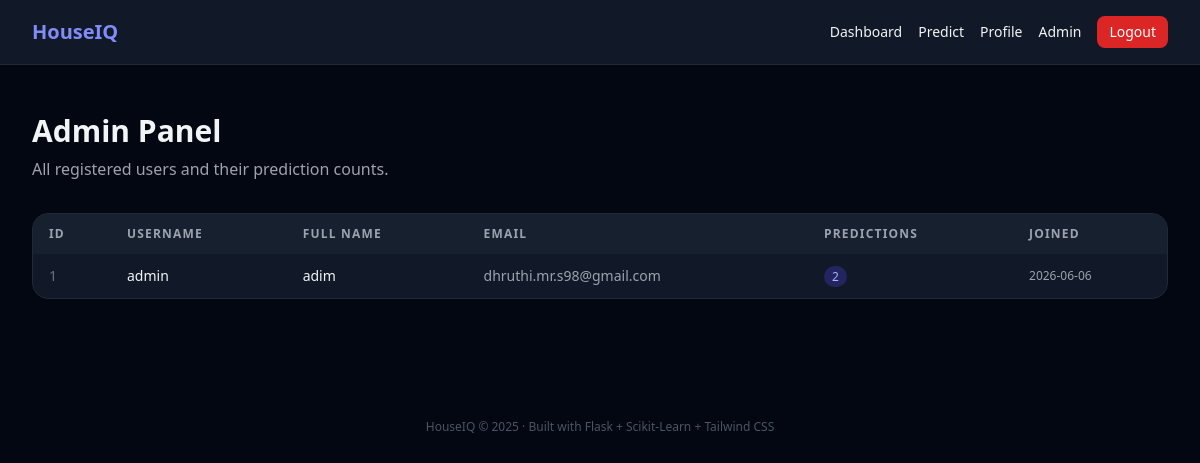
The page /admin (signed in) on the database its author committed.
### tables this page shows
CREATE TABLE users (
    id            INTEGER PRIMARY KEY AUTOINCREMENT,
    username      TEXT    NOT NULL UNIQUE,
    email         TEXT    NOT NULL UNIQUE,
    password_hash TEXT    NOT NULL,
    full_name     TEXT,
    created_at    DATETIME DEFAULT (datetime('now'))
);

### app.py (the view)
@app.route("/admin")
@admin_required
def admin():
    users = db().execute(
        "SELECT u.id, u.username, u.email, u.full_name, u.created_at, "
        "COUNT(p.id) as pred_count "
        "FROM users u LEFT JOIN predictions_history p ON p.user_id=u.id "
        "GROUP BY u.id ORDER BY u.created_at DESC"
    ).fetchall()
    return render_template("admin.html", users=users)

### app.py (called while the page is built)
def db():
    if "db" not in g:
        g.db = get_db()
    return g.db

def login_required(f):
    @wraps(f)
    def decorated(*args, **kwargs):
        if "user_id" not in session:
            flash("Please log in to continue.", "warning")
            return redirect(url_for("login"))
        return f(*args, **kwargs)
    return decorated

def admin_required(f):
    @wraps(f)
    def decorated(*args, **kwargs):
        if session.get("username") != "admin":
            flash("Admin access only.", "danger")
            return redirect(url_for("dashboard"))
        return f(*args, **kwargs)
    return login_required(decorated)

### database.py (called while the page is built)
def get_db():
    os.makedirs("instance", exist_ok=True)
    conn = sqlite3.connect(DB_PATH)
    conn.row_factory = sqlite3.Row
    conn.execute("PRAGMA foreign_keys = ON")
    return conn

### templates/admin.html (shortened to what this page needs)
{% extends "base.html" %}
{% block content %}
<h1 class="text-3xl font-bold mb-2">Admin Panel</h1>
<p class="text-gray-400 mb-8">All registered users and their prediction counts.</p>
<div class="bg-gray-900 border border-gray-800 rounded-2xl overflow-hidden">
  <div class="overflow-x-auto">
    <table class="w-full text-sm">
      <thead class="text-xs text-gray-400 uppercase tracking-widest bg-gray-800/50">
        <tr>
          <th class="px-4 py-3 text-left">ID</th>
          <th class="px-4 py-3 text-left">Username</th>
          <th class="px-4 py-3 text-left">Full Name</th>
          <th class="px-4 py-3 text-left">Email</th>
          <th class="px-4 py-3 text-left">Predictions</th>
          <th class="px-4 py-3 text-left">Joined</th>
        </tr>
      </thead>
      <tbody class="divide-y divide-gray-800">
        {% for u in users %}
        <tr class="hover:bg-gray-800/40 transition">
          <td class="px-4 py-3 text-gray-500">{{ u.id }}</td>
          <td class="px-4 py-3 font-medium">{{ u.username }}</td>
          <td class="px-4 py-3">{{ u.full_name or '—' }}</td>
          <td class="px-4 py-3 text-gray-400">{{ u.email }}</td>
          <td class="px-4 py-3">
            <span class="bg-indigo-600/30 text-indigo-300 px-2 py-0.5 rounded-full text-xs">
              {{ u.pred_count }}
            </span>
          </td>
          <td class="px-4 py-3 text-gray-400 text-xs">{{ u.created_at[:10] }}</td>
        </tr>
        {% endfor %}
      </tbody>
    </table>
  </div>
</div>
{% endblock %}

### rows shown on the page
users: id "1", username "admin", full_name "adim", email "dhruthi.mr.s98@gmail.com", pred_count "2", created_at "2026-06-06"
